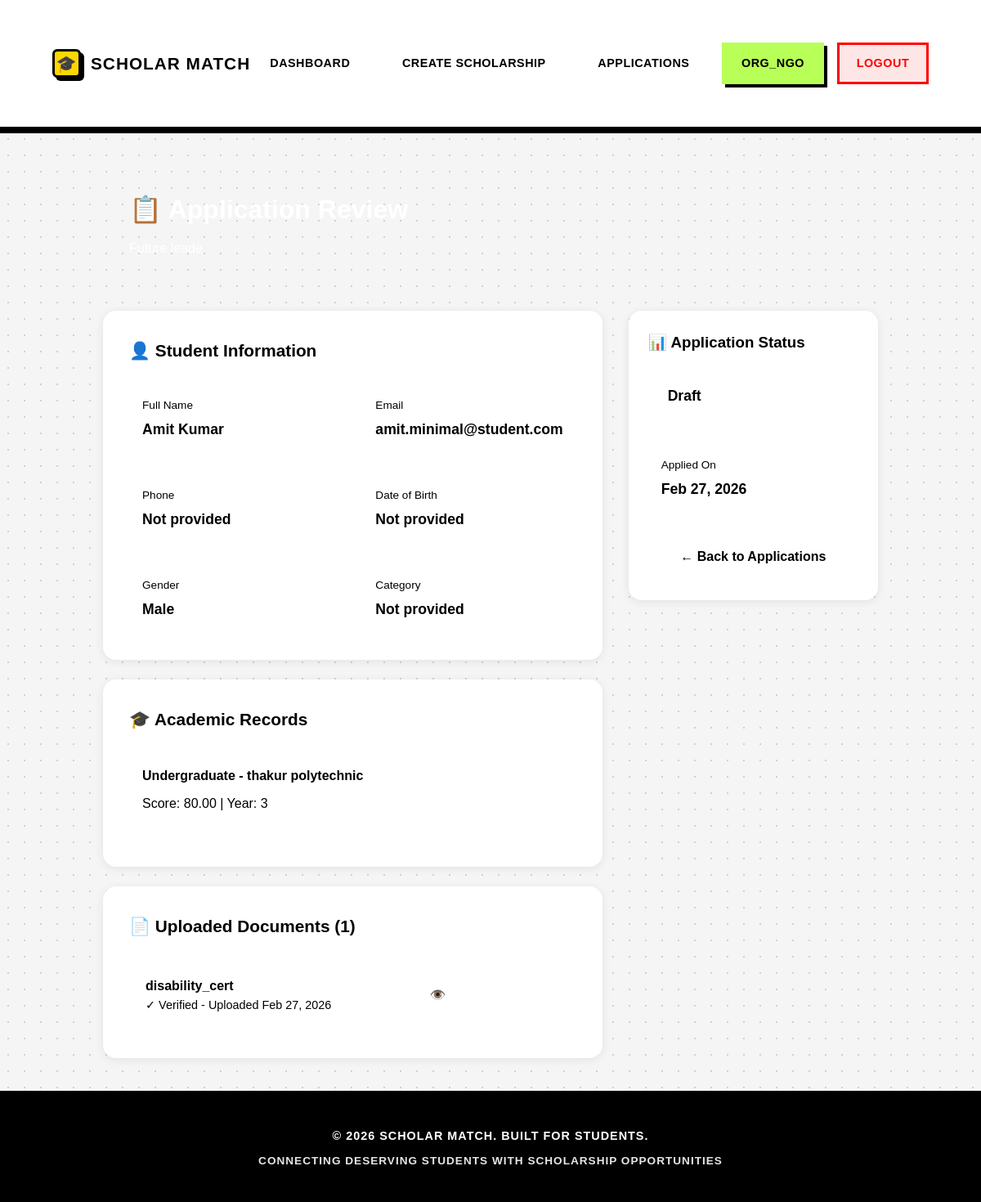
Screenshot of /organization/applications/1/ (signed in) with the database file from the repository.
### users/models.py (models this page shows, shortened)
class User(AbstractUser):
    is_student = models.BooleanField(default=True)
    is_moderator = models.BooleanField(default=False)
    is_organization = models.BooleanField(default=False)

class StudentProfile(models.Model):
    user = models.OneToOneField(User, on_delete=models.CASCADE, primary_key=True)
    full_name = models.CharField(max_length=150)
    dob = models.DateField(null=True, blank=True, verbose_name="Date of Birth")
    gender = models.CharField(max_length=10, choices=[('Male', 'Male'), ('Female', 'Female'), ('Other', 'Other')], blank=True)
    father_name = models.CharField(max_length=150, blank=True)
    mother_name = models.CharField(max_length=150, blank=True)
    annual_income = models.DecimalField(max_digits=10, decimal_places=2, null=True, blank=True)
    caste_category = models.CharField(max_length=50, choices=[
        ('General', 'General'),
        ('OBC', 'OBC'),
        ('SC', 'SC'),
        ('ST', 'ST'),
        ('EWS', 'EWS')
    ], blank=True)
    is_disabled = models.BooleanField(default=False, verbose_name="Person with Disability")
    phone = models.CharField(max_length=15, blank=True)
    address = models.TextField(blank=True)
    pin_code = models.CharField(max_length=10, blank=True)
    city = models.CharField(max_length=100, blank=True)
    state = models.CharField(max_length=100, blank=True)
    aadhaar_number = models.CharField(max_length=12, blank=True, unique=True, null=True, help_text="12-digit Aadhaar number")
    bank_account_number = models.CharField(max_length=20, blank=True)
    bank_ifsc_code = models.CharField(max_length=11, blank=True, verbose_name="IFSC Code")
    bank_name = models.CharField(max_length=100, blank=True)
    otr_completed = models.BooleanField(default=False, help_text="Has student completed OTR?")
    otr_step = models.IntegerField(default=1, help_text="Current OTR step (1-7)")
    profile_completion = models.IntegerField(default=0, help_text="Profile completion percentage")
    total_karma_points = models.IntegerField(default=0, help_text="Total karma points balance")
    karma_rank = models.IntegerField(null=True, blank=True, help_text="Rank on leaderboard")
    verified_scholar_badge = models.BooleanField(default=False, help_text="Has purchased verified scholar badge")
    created_at = models.DateTimeField(auto_now_add=True)

class AcademicRecord(models.Model):
    student = models.ForeignKey(StudentProfile, on_delete=models.CASCADE, related_name='academic_records')
    degree_level = models.CharField(max_length=50, choices=[
        ('10th', '10th Grade'),
        ('12th', '12th Grade'),
        ('Diploma', 'Diploma'),
        ('UG', 'Undergraduate'),
        ('PG', 'Postgraduate'),
        ('PhD', 'Doctorate')
    ])
    stream = models.CharField(max_length=100, blank=True, help_text="E.g., Science, Commerce, Engineering")
    institution_name = models.CharField(max_length=255)
    current_year = models.IntegerField(null=True, blank=True, help_text="Current year of study")
    last_exam_score = models.DecimalField(max_digits=5, decimal_places=2, null=True, blank=True, help_text="Percentage or CGPA")

### applications/models.py (models this page shows, shortened)
class UploadedDocument(models.Model):
    VERIFICATION_CHOICES = [
        ('PENDING', 'Pending'), ('AI_OK', 'AI Verified OK'),
        ('AI_FLAG', 'AI Flagged Issue'), ('MOD_OK', 'Moderator Verified OK')
    ]
    application = models.ForeignKey(Application, on_delete=models.CASCADE)
    document_type = models.ForeignKey(RequiredDocument, on_delete=models.CASCADE)
    file = models.FileField(upload_to='application_docs/') # You need to configure media settings
    ai_verification_status = models.CharField(max_length=10, choices=VERIFICATION_CHOICES, default='PENDING')
    moderator_verified = models.BooleanField(default=False)
    moderator_notes = models.TextField(blank=True)
    uploaded_at = models.DateTimeField(auto_now_add=True)

class Application(models.Model):
    STATUS_CHOICES = [
        ('DRAFT', 'Draft'), ('PENDING', 'Pending Review'),
        ('MOD_VERIFIED', 'Moderator Verified'), ('SUBMITTED', 'Submitted to Funder'),
        ('APPROVED', 'Approved by Funder'), ('REJECTED', 'Rejected')
    ]
    student = models.ForeignKey(StudentProfile, on_delete=models.CASCADE)
    scholarship = models.ForeignKey(Scholarship, on_delete=models.CASCADE)
    status = models.CharField(max_length=20, choices=STATUS_CHOICES, default='DRAFT')
    moderator_assigned = models.ForeignKey(
        ModeratorProfile, on_delete=models.SET_NULL, null=True, blank=True
    )
    application_link = models.URLField(max_length=2000, blank=True) # Official link if external
    last_action_date = models.DateTimeField(auto_now=True)
    class Meta:
        unique_together = ('student', 'scholarship')

### scholarships/models.py (models this page shows, shortened)
class RequiredDocument(models.Model):
    scholarship = models.ForeignKey(
        Scholarship, on_delete=models.CASCADE, related_name='required_documents'
    )
    document_name = models.CharField(
        max_length=100,
        choices=DOCUMENT_CHOICES,
        help_text="Identifier key for the document type"
    )
    description = models.TextField(blank=True)
    is_mandatory = models.BooleanField(default=True)
    verification_strictness = models.CharField(
        max_length=10,
        choices=VERIFICATION_STRICTNESS_CHOICES,
        default='STANDARD',
        verbose_name="Verification Method for this document"
    )

### funder_portal/views.py (the view)
# urls.py: path('applications/<int:pk>/',              views.application_detail,  name='application_detail'),
@login_required
def application_detail(request, pk):
    if not is_organization(request.user):
        messages.error(request, 'Access denied. Organizations only.')
        return redirect('student_dashboard')
    application = get_object_or_404(Application, pk=pk)
    org = request.user.organizationprofile
    if application.scholarship.org_profile != org:
        messages.error(request, 'You do not have permission to view this application.')
        return redirect('funder_portal:view_applications')
    documents       = UploadedDocument.objects.filter(application=application)
    academic_records = application.student.academic_records.all()
    return render(request, 'funder_portal/application_review.html', {
        'application':    application,
        'student':        application.student,
        'documents':      documents,
        'academic_records': academic_records,
    })

### funder_portal/templates/funder_portal/application_review.html (shortened to what this page needs)
{% extends 'base.html' %}
{% block content %}
<div class="review-header">
    <h1>📋 Application Review</h1>
    <p>{{ application.scholarship.name }}</p>
</div>
<div class="review-container">
    <div class="main-content">
        <div class="info-card">
            <h2>👤 Student Information</h2>
            <div class="detail-grid">
                <div class="detail-item">
                    <div class="detail-label">Full Name</div>
                    <div class="detail-value">{{ student.full_name }}</div>
                </div>
                <div class="detail-item">
                    <div class="detail-label">Email</div>
                    <div class="detail-value">{{ student.user.email }}</div>
                </div>
                <div class="detail-item">
                    <div class="detail-label">Phone</div>
                    <div class="detail-value">{{ student.phone_number|default:"Not provided" }}</div>
                </div>
                <div class="detail-item">
                    <div class="detail-label">Date of Birth</div>
                    <div class="detail-value">{{ student.date_of_birth|date:"M d, Y"|default:"Not provided" }}</div>
                </div>
                <div class="detail-item">
                    <div class="detail-label">Gender</div>
                    <div class="detail-value">{{ student.get_gender_display|default:"Not provided" }}</div>
                </div>
                <div class="detail-item">
                    <div class="detail-label">Category</div>
                    <div class="detail-value">{{ student.get_category_display|default:"Not provided" }}</div>
                </div>
            </div>
        </div>
        {% if academic_records %}
        <div class="info-card">
            <h2>🎓 Academic Records</h2>
            {% for record in academic_records %}
            <div style="padding: 1rem; background: var(--very-light-green); border-radius: 8px; margin-bottom: 1rem;">
                <div style="font-weight: 600; color: var(--dark-green); margin-bottom: 0.5rem;">
                    {{ record.get_degree_level_display }} - {{ record.institution_name }}
                </div>
                <div style="color: var(--gray);">
                    Score: {{ record.last_exam_score|default:"N/A" }}
                    {% if record.current_year %}| Year: {{ record.current_year }}{% endif %}
                </div>
            </div>
            {% endfor %}
        </div>
        {% endif %}
        <div class="info-card">
            <h2>📄 Uploaded Documents ({{ documents.count }})</h2>
            <div class="documents-list">
                {% for doc in documents %}
                <div class="document-item">
                    <div>
                        <div class="doc-name">{{ doc.document_type.document_name }}</div>
                        <div class="doc-status">✓ Verified - Uploaded {{ doc.uploaded_at|date:"M d, Y" }}</div>
                    </div>
                    <a href="{{ doc.file.url }}" target="_blank" style="padding: 0.5rem 1rem; background: var(--primary-green); color: white;
                              border-radius: 6px; text-decoration: none; font-weight: 600;
                              transition: all 0.3s; display: inline-block;"
                        onmouseover="this.style.transform='translateY(-2px)'; this.style.boxShadow='0 4px 8px rgba(76,175,80,0.3)'"
                        onmouseout="this.style.transform='none'; this.style.boxShadow='none'">
                        👁️ View Document
                    </a>
                </div>
                {% empty %}
                <p style="color: var(--gray); text-align: center;">No documents uploaded.</p>
                {% endfor %}
            </div>
        </div>
    </div>
    <aside class="sidebar">
        <h3>📊 Application Status</h3>
        <div>
            <span class="status-badge-large {{ application.status }}">
                {{ application.get_status_display }}
            </span>
        </div>
        <div style="margin-bottom: 1.5rem;">
            <div class="detail-item">
                <div class="detail-label">Applied On</div>
                <div class="detail-value">{{ application.last_action_date|date:"M d, Y" }}</div>
            </div>
        </div>
        <div class="action-buttons">
            <a href="{% url 'funder_portal:view_applications' %}" class="btn-decision btn-back">
                ← Back to Applications
            </a>
        </div>
    </aside>
</div>
{% endblock %}

### templates/base.html (shortened to what this page needs)
<!DOCTYPE html>
<html lang="en">
<head>
</head>
<body>
    <nav>
        <div class="container">
            <a href="/" class="logo">
                <div class="logo-icon">🎓</div>
                <span>Scholar Match</span>
            </a>
            <ul>
                {% if user.is_authenticated %}
                {% if user.is_student %}
                <li><a href="{% url 'student_dashboard' %}">Dashboard</a></li>
                <li><a href="{% url 'scholarships:scholarship_list' %}">Scholarships</a></li>
                <li><a href="{% url 'applications:my_applications' %}">My Applications</a></li>
                <li><a href="{% url 'karma:karma_dashboard' %}">Karma</a></li>
                {% elif user.is_organization %}
                <li><a href="{% url 'funder_portal:funder_dashboard' %}">Dashboard</a></li>
                <li><a href="{% url 'funder_portal:create_scholarship' %}">Create Scholarship</a></li>
                <li><a href="{% url 'funder_portal:view_applications' %}">Applications</a></li>
                {% elif user.is_moderator %}
                <li><a href="{% url 'moderator_dashboard' %}">Dashboard</a></li>
                <li><a href="{% url 'moderator_add_scholarship' %}">Add Scholarship</a></li>
                <li><a href="{% url 'karma:moderator_overview' %}">Karma Review</a></li>
                {% endif %}
                <li>
                    <span class="user-info">{{ user.username }}</span>
                </li>
                <li><a href="{% url 'logout' %}" class="logout-btn">Logout</a></li>
                {% else %}
                <li><a href="{% url 'login' %}">Login</a></li>
                {% endif %}
            </ul>
        </div>
    </nav>
    <div class="container">
        {% block content %}
        {% endblock %}
    </div>
    <footer>
        <p>&copy; 2026 Scholar Match. Built for Students.</p>
        <p style="margin-top: 0.5rem; font-size: 0.85rem; opacity: 0.9;">Connecting Deserving Students with Scholarship
            Opportunities</p>
    </footer>
</body>
</html>

### rows the page displays
User: username "ORG_NGO"
StudentProfile: full_name "Amit Kumar", user.email "amit.minimal@student.com", gender "Male"
AcademicRecord: degree_level "Undergraduate", institution_name "thakur polytechnic", last_exam_score "80.00", current_year "3"
UploadedDocument: document_type.document_name "disability_cert", uploaded_at "Feb 27, 2026"
Application: status "Draft", last_action_date "Feb 27, 2026"

### other values shown
{{ student.phone_number|default:"Not provided" }} "Not provided"
{{ student.date_of_birth|date:"M d, Y"|default:"Not provided" }} "Not provided"
{{ student.get_category_display|default:"Not provided" }} "Not provided"
{{ documents.count }} "1"
